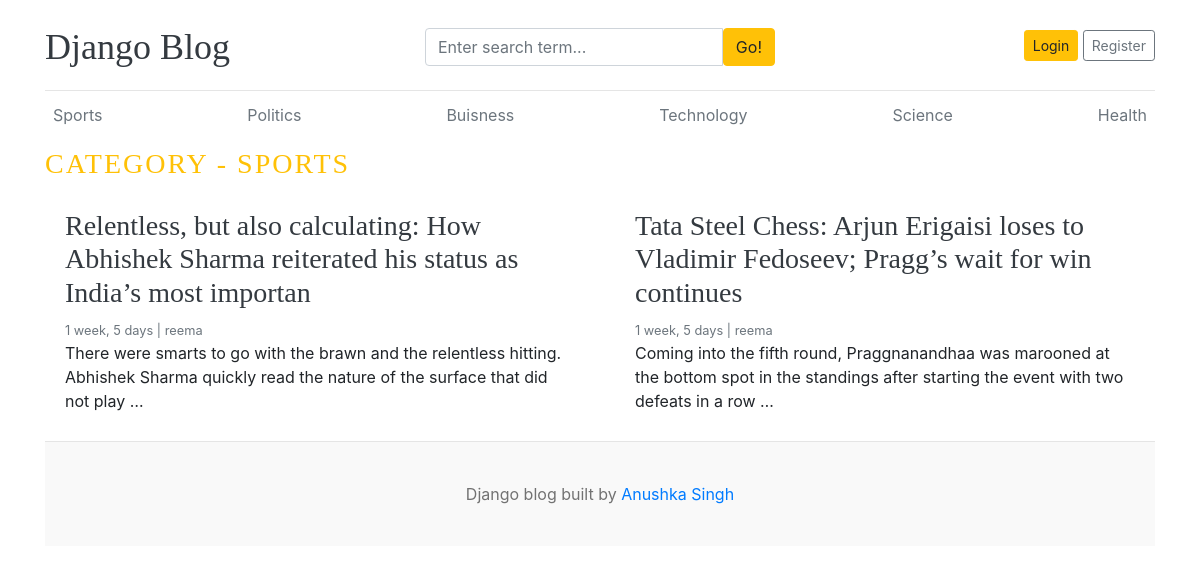
Page /category/1/ on the committed database.
### blogs/models.py (models this page shows, shortened)
class Category(models.Model):
    category_name = models.CharField(max_length=50, unique=True)
    created_at=models.DateTimeField(auto_now_add=True)
    updated_at=models.DateTimeField(auto_now=True)
    class Meta:
        verbose_name_plural= "categories"
    def __str__(self):
        return self.category_name

class Blog(models.Model):
    title=models.CharField(max_length=100)
    slug =models.SlugField(max_length=150,unique=True,blank=True)
    category = models.ForeignKey(Category,on_delete=models.CASCADE)
    author =models.ForeignKey(User , on_delete=models.CASCADE)
    featured_image = models.ImageField(upload_to='uploads/%Y/%m/%d')
    short_description = models.TextField(max_length=500)
    blog_body = models.TextField(max_length=2000)
    status = models.CharField(choices=STATUS_CHOICES,default="Draft")
    is_featured = models.BooleanField(default=False)
    created_at = models.DateTimeField(auto_now_add=True)
    updated_at = models.DateTimeField(auto_now=True)

### blogs/views.py (the view)
# urls.py: path('<int:category_id>/',views.posts_by_category, name='posts_by_category')
def posts_by_category(request,category_id):
    posts =Blog.objects.filter(status='Published',category=category_id)
    category= get_object_or_404(Category,pk=category_id)
    context={
        'posts': posts,
        'category':category,
    }
    return render(request,'posts_by_category.html',context)

### blogs/context_processors.py (called while the page is built)
def get_categories(request):
    categories = Category.objects.all()
    return dict(categories=categories)

def get_social_links(request):
    social_links= SocialLink.objects.all()
    return dict(social_links=social_links)

### templates/posts_by_Category.html
{% extends 'base.html'%}
{% block content %}
        <h3 class="text-uppercase text-warning" style="letter-spacing: 2px;"> Category -  {{category}} </h3>
        <div class="row mb-2">
            {% if posts %}
            {% for post in posts %}
            <div class="col-md-6">
            <div class="card border-0" >
                <div class="card-body">
                <h3><a href="{% url 'blogs' post.slug %}" class="text-dark">{{post.title}}</a></h3>
                <small class="mb-1 text-muted"> {{post.created_at | timesince}} | {{post.author}}</small>
                <p class="card-text">{{post.short_description |truncatewords:25}}</p>
                </div>
            </div>
            </div>
            {% endfor %}
            {%else%}
            <p>No Post Found</p>
            {% endif %}
        </div>
{% endblock %}

### templates/base.html (shortened to what this page needs)
{% load static %}
<!DOCTYPE html>
<html lang="en">
<head>
    <link href="https://getbootstrap.com/docs/4.0/dist/css/bootstrap.min.css" rel="stylesheet">
    <link href="{% static 'css/style.css'%}" rel="stylesheet">
    <link rel="stylesheet" href="https://cdnjs.cloudflare.com/ajax/libs/font-awesome/4.7.0/css/font-awesome.min.css">
  </head>
<body>
    <div class="container">
      <header class="blog-header py-3">
        <div class="row flex-nowrap justify-content-between align-items-center">
          <div class="col-4 pt-1">
            <a class="blog-header-logo text-dark" href="/">Django Blog</a>
          </div>
          <div class="col-4 pt-1">
            <form action="{% url 'search'%}" method="get">
              <div class="input-group">
                        <input class="form-control" type="text" name="keyword" value="{{keyword}}" placeholder="Enter search term..." aria-label="Enter search term..." aria-describedby="button-search" />
                        <button type="submit" class="btn btn-warning" id="button-search" type="button">Go!</button>
                    </div>
            </form>
          </div>
          <div class="col-4 d-flex justify-content-end align-items-center">
            {% if not user.is_authenticated %}
            <a class="btn btn-sm btn-warning" href="{% url 'login'%}">Login</a> &nbsp;
            <a class="btn btn-sm btn-outline-secondary" href="{% url 'register' %}">Register</a>
            {%else%}
            <span><a href="{% url 'dashboard' %}">Dashboard</a></span>
            &emsp;
            <span><a href="{% url 'logout'%}">Logout</a></span>
            {%endif%}
          </div>
        </div>
      </header>
    <div class="nav-scroller py-1 mb-2">
        <nav class="nav d-flex justify-content-between">
          {%for cat in categories %}
            <a class="p-2 text-muted" href="{% url 'posts_by_category' cat.id%}"> {{cat.category_name}}</a>
          {% endfor %}
        </nav>
      </div>
{% block content%}
{% endblock %}
<footer class="blog-footer">
  <p>Django blog built by <a href="#">Anushka Singh</a></p>
</footer>

### blog_main/static/css/style.css (style rules this page uses)
.blog-header { border-bottom: 1px solid #e5e5e5; }
.blog-header-logo { font-family: "Playfair Display", Georgia, "Times New Roman", serif; font-size: 2.25rem; }
h1, h2, h3, h4, h5, h6 { font-family: "Playfair Display", Georgia, "Times New Roman", serif; }
.blog-footer { padding: 2.5rem 0; color: #727272; text-align: center; background-color: #f9f9f9; border-top: .05rem solid #e5e5e5; }
.blog-footer p:last-child { margin-bottom: 0; }

### rows in the picture
Category: category_name "Sports", category_name "SPORTS"
Category: category_name "Politics"
Category: category_name "Buisness"
Category: category_name "Technology"
Category: category_name "Science"
Category: category_name "Health"
Blog: title "Relentless, but also calculating: How Abhishek Sharma reiterated his status as India’s most importan", created_at "1 week, 5 days", author "reema", short_description "There were smarts to go with the brawn and the relentless hitting. Abhishek Sharma quickly read the nature of the surface that did not play …"
Blog: title "Tata Steel Chess: Arjun Erigaisi loses to Vladimir Fedoseev; Pragg’s wait for win continues", created_at "1 week, 5 days", author "reema", short_description "Coming into the fifth round, Praggnanandhaa was marooned at the bottom spot in the standings after starting the event with two defeats in a row …"
